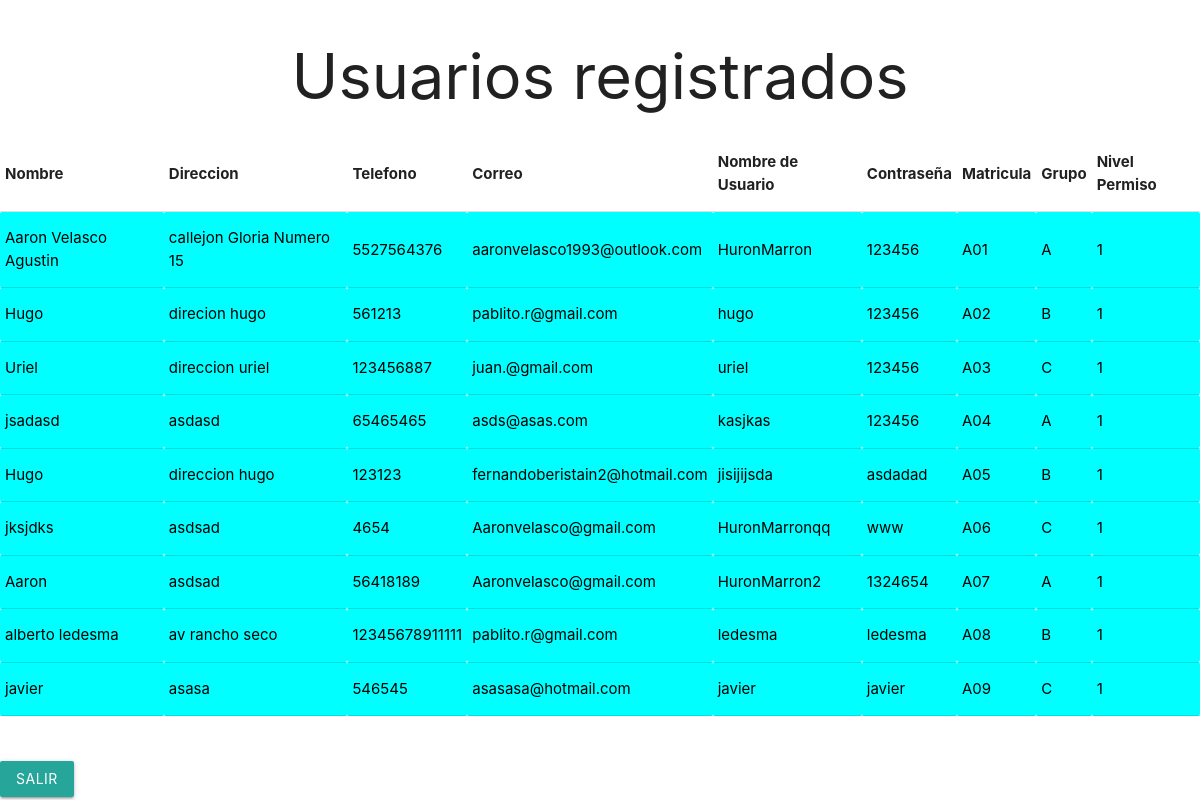
Screenshot of /PuntoExtra/dashboard.php (signed in) with the database file from the repository.
### tables this page shows
CREATE TABLE `usuarios` (
  `nombre` text NOT NULL,
  `direccion` text NOT NULL,
  `telefono` varchar(15) NOT NULL,
  `correo` text NOT NULL,
  `nombre_usuario` text NOT NULL,
  `password` varchar(255) NOT NULL,
  `Fecha_Registro` datetime NOT NULL DEFAULT CURRENT_TIMESTAMP ON UPDATE CURRENT_TIMESTAMP,
  `Permisos` int(11) NOT NULL DEFAULT '1',
  `matricula` varchar(255) NOT NULL,
  `grupo` varchar(255) NOT NULL
);

### PuntoExtra/dashboard.php (the view, shortened to what this page needs)
<?php
$usuario= $_SESSION['usermane'];
if (!isset($usuario)){
    header("location: login.php");
}else {
    $conn = new mysqli('localhost', 'root', 'root', 'asistencia');
    mysqli_set_charset($conn,'utf8');
    $consulta= $conn->query("select * from usuarios");
?>
  <!DOCTYPE html>
  <html>
    <head>
	<link rel="stylesheet" type="text/css" href="assets/css/materialize.css">
    <link rel="stylesheet" type="text/css" href="assets/css/estilos.css">
    </head>
<body>
<h1 style="text-align:center" >Usuarios registrados</h1>
<table style="width:100%; border:2px">
<thead>
    <tr>
    <th>Nombre</th>
	<th>Direccion</th>
	<th>Telefono</th>
	<th>Correo</th>
    <th>Nombre de Usuario</th>
    <th>Contraseña</th>
    <th>Matricula</th>
    <th>Grupo</th>
    <th>Nivel Permiso</th>
    </tr>
</thead>
    <?php
    if (mysqli_num_rows($consulta)>0){
        while($row = mysqli_fetch_assoc($consulta)){?>
            <tr>
            <td><?php echo $row['nombre']; ?></td>
            <td><?php echo $row['direccion']; ?></td>
            <td><?php echo $row['telefono']; ?></td>
            <td><?php echo $row['correo']; ?></td>
            <td><?php echo $row['nombre_usuario']; ?></td>
            <td><?php echo $row['password']; ?></td>
            <td><?php echo $row['matricula']; ?></td>
            <td><?php echo $row['grupo']; ?></td>
            <td><?php echo $row['Permisos']; ?></td>
    </tr>
        <?php }
    } else {
        echo 'El numero de resultados es: 0 resultados';
    }
    ?>
</table>
<br><br>
<a style="right:inherit"  class="waves-effect waves-light btn" href="./session_destroy.php">Salir</a>
</body>
</html>
  <?php
}
?>

### SI_Tarea13_Gatito/css/estilos.css (style rules this page uses)
td { background-color: aqua; color:black; }

### rows the page displays
usuarios: nombre "Aaron Velasco Agustin", direccion "callejon Gloria Numero 15", telefono "5527564376", correo "aaronvelasco1993@outlook.com", nombre_usuario "HuronMarron", password "123456", matricula "A01", grupo "A", Permisos "1"
usuarios: nombre "Hugo", direccion "direcion hugo", telefono "561213", correo "pablito.r@gmail.com", nombre_usuario "hugo", password "123456", matricula "A02", grupo "B", Permisos "1"
usuarios: nombre "Uriel", direccion "direccion uriel", telefono "123456887", correo "juan.@gmail.com", nombre_usuario "uriel", password "123456", matricula "A03", grupo "C", Permisos "1"
usuarios: nombre "jsadasd", direccion "asdasd", telefono "65465465", correo "asds@asas.com", nombre_usuario "kasjkas", password "123456", matricula "A04", grupo "A", Permisos "1"
usuarios: nombre "Hugo", direccion "direccion hugo", telefono "123123", correo "fernandoberistain2@hotmail.com", nombre_usuario "jisijijsda", password "asdadad", matricula "A05", grupo "B", Permisos "1"
usuarios: nombre "jksjdks", direccion "asdsad", telefono "4654", correo "Aaronvelasco@gmail.com", nombre_usuario "HuronMarronqq", password "www", matricula "A06", grupo "C", Permisos "1"
usuarios: nombre "Aaron", direccion "asdsad", telefono "56418189", correo "Aaronvelasco@gmail.com", nombre_usuario "HuronMarron2", password "1324654", matricula "A07", grupo "A", Permisos "1"
usuarios: nombre "alberto ledesma", direccion "av rancho seco", telefono "12345678911111", correo "pablito.r@gmail.com", nombre_usuario "ledesma", password "ledesma", matricula "A08", grupo "B", Permisos "1"
usuarios: nombre "javier", direccion "asasa", telefono "546545", correo "asasasa@hotmail.com", nombre_usuario "javier", password "javier", matricula "A09", grupo "C", Permisos "1"
